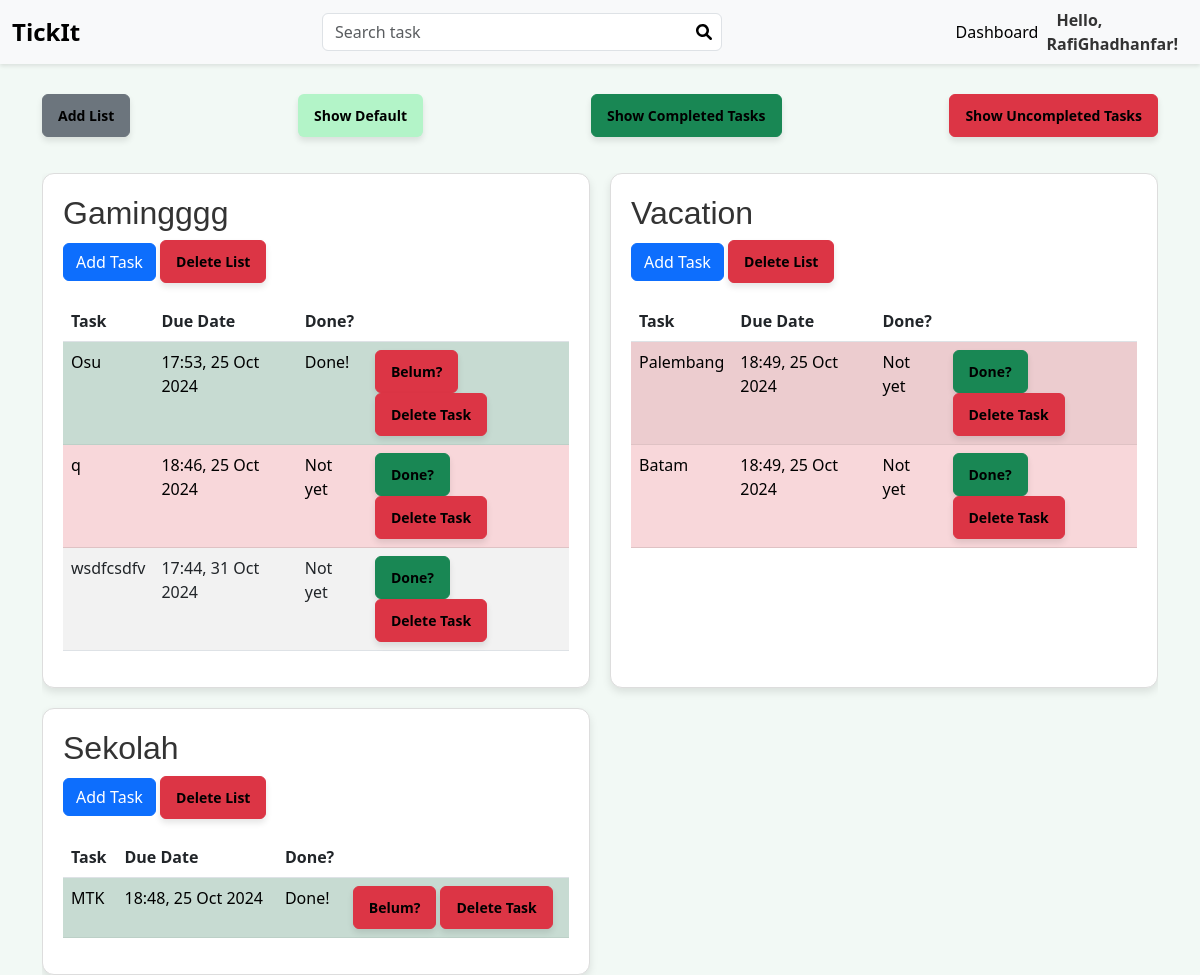
Page /public/dashboard.php (signed in) on the committed database.
### tables this page shows
CREATE TABLE `items` (
  `item_id` int(10) UNSIGNED NOT NULL,
  `list_id` int(10) UNSIGNED NOT NULL,
  `description` varchar(100) NOT NULL,
  `due_date` timestamp NOT NULL DEFAULT current_timestamp() ON UPDATE current_timestamp(),
  `status` tinyint(1) DEFAULT 0,
  `created_at` timestamp NOT NULL DEFAULT current_timestamp()
);

### public/dashboard.php (the view, shortened to what this page needs)
<?php
require_once("../include/connection.php");
$user_id = $_SESSION['to-do-list-user_id'];
$pdo->exec("SET time_zone = '+07:00';");
if (!isset($_GET['filter']) && (!isset($_GET['search']))) {
    $stmt = $pdo->prepare("
            SELECT lists.list_id AS list_id, lists.title as list_title, items.item_id AS item_id, items.description, items.due_date, items.status
            FROM lists
            LEFT JOIN items ON lists.list_id = items.list_id
            WHERE lists.user_id = :user_id
            ORDER BY lists.list_id, items.due_date;
            ");
    $stmt->bindParam(':user_id', $user_id, PDO::PARAM_INT);
    $stmt->execute();
}
$lists = [];
while ($row = $stmt->fetch(PDO::FETCH_ASSOC)) {
    $list_id = $row['list_id'];
    if (!isset($lists[$list_id])) {
        $lists[$list_id] = [
            'title' => $row['list_title'],
            'items' => []
        ];
    }
    if ($row['item_id']) {
        $lists[$list_id]['items'][] = [
            'item_id' => $row['item_id'],
            'description' => $row['description'],
            'due_date' => $row['due_date'],
            'status' => $row['status']
        ];
    }
}
?>
<!DOCTYPE html>
<html lang="en">
<head>
    <link href="https://cdn.jsdelivr.net/npm/bootstrap@5.3.0-alpha1/dist/css/bootstrap.min.css" rel="stylesheet">
    <link rel="stylesheet" href="https://cdn.jsdelivr.net/npm/sweetalert2@11/dist/sweetalert2.min.css">
    <link rel="stylesheet" href="https://cdnjs.cloudflare.com/ajax/libs/font-awesome/6.0.0-beta3/css/all.min.css">
</head>
<body>
    <nav class="navbar navbar-expand-lg">
        <div class="container-fluid">
            <a class="navbar-brand" href="#">TickIt</a>
            <div class="collapse navbar-collapse" id="navbarNav">
                <form method="GET" class="form-inline mx-auto">
                    <div class="search-bar">
                        <input type="text" id="search" name="search" class="form-control" placeholder="Search task">
                        <button type="submit" class="btn-search">
                            <i class="fas fa-search"></i>
                        </button>
                    </div>
                </form>
                <ul class="navbar-nav ms-auto">
                    <li class="nav-item">
                        <a class="nav-link active" href="dashboard.php">Dashboard</a>
                    </li>
                    <li class="nav-item">
                        <span class="navbar-text" id="profileButton">
                            Hello, <?= htmlspecialchars($_SESSION['to-do-list-username']); ?>!
                        </span>
                    </li>
                </ul>
            </div>
        </div>
    </nav>
    <div class="container">
        <div class="d-flex justify-content-between flex-wrap">
            <a href="../include/add_list.php" class="btn btn-secondary mb-3">Add List</a>
            <a href="dashboard.php" class="btn btn-cool mb-3">Show Default</a>
            <a href="dashboard.php?filter=completed" class="btn btn-success mb-3">Show Completed Tasks</a>
            <a href="dashboard.php?filter=uncompleted" class="btn btn-danger mb-3">Show Uncompleted Tasks</a>
        </div>
        <div class="display-wrapper table-responsive">
            <?php if (empty($lists)): ?>
                <p class="text-center">No tasks yet.</p>
            <?php else: ?>
                <?php foreach ($lists as $list_id => $list): ?>
                    <div class="table-wrapper">
                    <h2 data-title="<?= htmlspecialchars($list['title']); ?>" data-list-id="<?= htmlspecialchars($list_id); ?>">
                            <?= htmlspecialchars($list['title']); ?>
                        </h2>
                        <a href="../include/add_task.php?list_id=<?= $list_id ?>" class="btn btn-primary mb-2">Add Task</a>
                        <a href="#" class="btn btn-danger mb-2 delete-list">Delete List</a>
                        <table class="table table-striped">
                            <?php if (empty($list['items'])): ?>
                                <p>No tasks in this list.</p>
                            <?php else: ?>
                                <thead>
                                    <tr>
                                        <th>Task</th>
                                        <th>Due Date</th>
                                        <th>Done?</th>
                                        <th></th>
                                    </tr>
                                </thead>
                                <tbody>
                                    <?php foreach ($list['items'] as $item): ?>
                                        <tr class="<?php
                                            $current_time = new DateTime();
                                            $due_date = new DateTime($item['due_date']);
                                            if ($item['status'] == 0 && ($current_time > $due_date)) {
                                                echo 'table-danger';
                                            } else if ($item['status'] == 1) {
                                                echo 'table-success';
                                            }
                                        ?>"data-list-id="<?= htmlspecialchars($list_id); ?>"
                                            data-item-id="<?= htmlspecialchars($item['item_id']); ?>"
                                            data-item-description="<?= htmlspecialchars($item['description']); ?>"
                                            data-due-date="<?= $due_date->format('Y-m-d H:i:s') ?>"
                                            data-status="<?= $item['status'] ?>">
                                            <td><?= htmlspecialchars($item['description']); ?></td>
                                            <td><?= $due_date->format('H:i, d M Y'); ?></td>
                                            <td><?= $item['status'] == 0 ? 'Not yet' : 'Done!' ?></td>
                                            <td>
                                                <?php if ($item['status'] == 0): ?>
                                                    <a href="../include/done_task.php?item_id=<?= htmlspecialchars($item['item_id']) ?>&list_id=<?= htmlspecialchars($list_id) ?>" class="btn btn-success">Done?</a>
                                                <?php else: ?>
                                                    <a href="../include/undone_task.php?item_id=<?= htmlspecialchars($item['item_id']) ?>&list_id=<?= htmlspecialchars($list_id) ?>" class="btn btn-danger">Belum?</a>
                                                <?php endif; ?>
                                                <a href="#" class="btn btn-danger delete-task">Delete Task</a>
                                            </td>
                                        </tr>
                                    <?php endforeach; ?>
                                </tbody>
                            <?php endif; ?>
                        </table>
                    </div>
                <?php endforeach; ?>
            <?php endif; ?>
        </div>
    </div>
</body>
</html>

### public/dashboard.php (style rules this page uses)
body { background-color: #f2f9f5; margin: 0; padding: 0; }
h1, h2, h3 { font-family: 'Arial', sans-serif; color: #333; }
.navbar { background-color: #f8f9fa; box-shadow: 0 2px 4px rgba(0, 0, 0, 0.1); }
.navbar-brand { font-size: 24px; font-weight: bold; }
.navbar-nav { align-items: center; }
.navbar-text { text-decoration: none; color: #333; font-weight: bold; padding: 0 10px; cursor: pointer; }
.form-inline { display: flex; justify-content: center; width: 100%; }
.search-bar { position: relative; width: 100%; max-width: 400px; }
.search-bar input { width: 100%; padding-right: 40px; height: 38px; box-sizing: border-box; }
.search-bar .btn-search { position: absolute; right: 10px; top: 50%; transform: translateY(-50%); height: 38px; display: flex; justify-content: center; align-items: center; border: none; background: transparent; padding: 0; cursor: pointer; }
.btn-cool { background-color: #b3f4c8; color: black; font-weight: bold; box-shadow: 0 4px 6px rgba(0, 0, 0, 0.1); transition: all 0.3s ease; font-size: 14px; padding: 10px 15px; outline: none; }
.btn-success { color: black; font-weight: bold; box-shadow: 0 4px 6px rgba(0, 0, 0, 0.1); transition: all 0.3s ease; font-size: 14px; padding: 10px 15px; }
.btn-danger { color: black; font-weight: bold; box-shadow: 0 4px 6px rgba(0, 0, 0, 0.1); transition: all 0.3s ease; font-size: 14px; padding: 10px 15px; }
.btn-secondary { color: black; font-weight: bold; box-shadow: 0 4px 6px rgba(0, 0, 0, 0.1); transition: all 0.3s ease; font-size: 14px; padding: 10px 15px; }
table { width: 100%; margin-top: 20px; }
.display-wrapper { display: flex; flex-wrap: wrap; justify-content: space-between; gap: 20px; margin-top: 20px; }
.table-wrapper { background-color: white; padding: 20px; border-radius: 12px; box-shadow: 0 4px 8px rgba(0, 0, 0, 0.1); border: 1px solid #ddd; width: calc(50% - 10px); transition: transform 0.2s ease, box-shadow 0.2s ease; }
.table { margin-top: 10px; }
.container { margin-top: 30px; }

### rows in the picture
items: description "Osu", due_date "17:53, 25 Oct 2024", status "Done!"
items: description "q", due_date "18:46, 25 Oct 2024", status "Not yet"
items: description "wsdfcsdfv", due_date "17:44, 31 Oct 2024", status "Not yet"
items: description "Palembang", due_date "18:49, 25 Oct 2024", status "Not yet"
items: description "Batam", due_date "18:49, 25 Oct 2024", status "Not yet"
items: title "Sekolah", description "MTK", due_date "18:48, 25 Oct 2024", status "Done!"

### other values in the picture
$_SESSION['to-do-list-username'] "RafiGhadhanfar"
$list['title'] "Gamingggg"
$list['title'] "Vacation"
